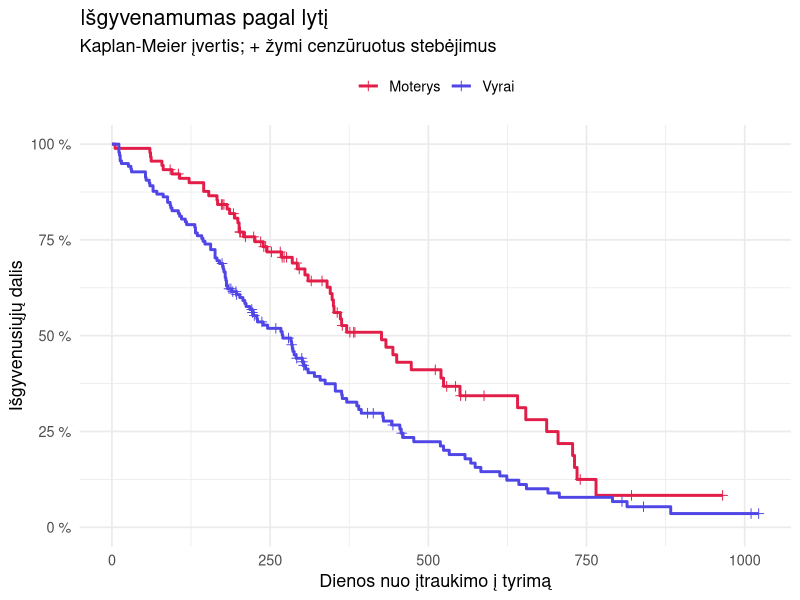

Reproduce this figure in R.
## ---- chunk 1
#| include: false
library(survival)
library(ggplot2)
library(broom)
lt <- function(x, d = 2) formatC(x, format = "f", digits = d, decimal.mark = ",")
lt_p <- function(p) if (p < 0.001) "< 0,001" else paste("=", lt(p, 3))
## ---- chunk 2
duom <- survival::lung
duom$ivykis <- as.integer(duom$status == 2)   # 1 = mirtis, 0 = cenzūruota
duom$lytis  <- factor(duom$sex, levels = 1:2, labels = c("Vyrai", "Moterys"))

table(duom$ivykis)
## ---- chunk 3
head(Surv(duom$time, duom$ivykis), 10)
## ---- chunk 4
km <- survfit(Surv(time, ivykis) ~ 1, data = duom)
km
## ---- chunk 5
#| include: false
km_tab <- summary(km)$table
metai  <- summary(km, times = 365)
## ---- chunk 6
summary(km, times = c(180, 365, 730))
## ---- chunk 7
#| label: km-lytis
#| fig-width: 8
#| fig-height: 5
km_lytis <- survfit(Surv(time, ivykis) ~ lytis, data = duom)

kreives <- tidy(km_lytis)
kreives$lytis <- sub("lytis=", "", kreives$strata)
# Kreivė prasideda nuo 1 laiko momentu 0
kreives <- rbind(
  data.frame(time = 0, estimate = 1, n.censor = 0, lytis = c("Vyrai", "Moterys")),
  kreives[, c("time", "estimate", "n.censor", "lytis")]
)

ggplot(kreives, aes(time, estimate, color = lytis)) +
  geom_step(linewidth = 1) +
  geom_point(data = subset(kreives, n.censor > 0), shape = 3, size = 2) +
  scale_y_continuous(labels = function(x) paste0(x * 100, " %"), limits = c(0, 1)) +
  scale_color_manual(values = c(Vyrai = "#4F46E5", Moterys = "#E11D48")) +
  labs(
    title = "Išgyvenamumas pagal lytį",
    subtitle = "Kaplan-Meier įvertis; + žymi cenzūruotus stebėjimus",
    x = "Dienos nuo įtraukimo į tyrimą", y = "Išgyvenusiųjų dalis", color = NULL
  ) +
  theme_minimal(base_size = 13) +
  theme(legend.position = "top")
## ---- chunk 8
rizika <- summary(km_lytis, times = c(0, 250, 500, 750, 1000), extend = TRUE)
data.frame(dienos = rizika$time, grupe = rizika$strata, rizikos_grupeje = rizika$n.risk)
## ---- chunk 9
lr <- survdiff(Surv(time, ivykis) ~ lytis, data = duom)
lr
## ---- chunk 10
cox <- coxph(Surv(time, ivykis) ~ lytis + age + ph.ecog, data = duom)

tidy(cox, exponentiate = TRUE, conf.int = TRUE)[, c("term", "estimate", "conf.low", "conf.high", "p.value")]
## ---- chunk 11
#| include: false
ct <- tidy(cox, exponentiate = TRUE, conf.int = TRUE)
hr <- function(term, d = 2) {
  r <- ct[ct$term == term, ]
  sprintf("HR = %s; 95 %% PI %s–%s; p %s",
          lt(r$estimate, d), lt(r$conf.low, d), lt(r$conf.high, d), lt_p(r$p.value))
}
hr_m   <- ct$estimate[ct$term == "lytisMoterys"]
hr_ecog <- ct$estimate[ct$term == "ph.ecog"]
## ---- chunk 12
cox.zph(cox)
